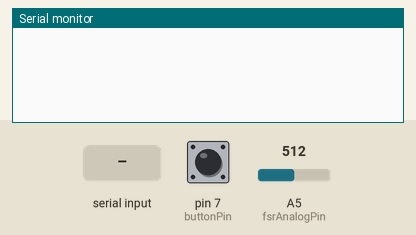
Recording of a sketch running on a simulated Arduino Uno, built with avr-gcc and run on an emulated ATmega328P. Shown: the last lines printed to the serial monitor. The inputs (shaded band) are chosen by the test bench; at power-on: pin 7 (buttonPin) HIGH, A5 (fsrAnalogPin) = 512. The modem accepts every AT command (registered, SIM ready, sends succeed) and sends nothing else.

Above: at 1.7 s.
1.8 s: pin 7 (buttonPin) pulled LOW for 0.15 s
At 2.9 s:
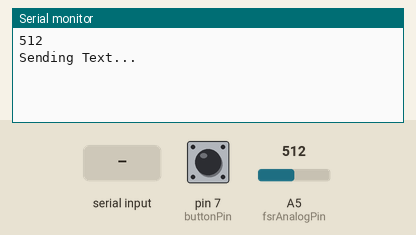
3.6 s: "1" received over the second serial link
At 4.0 s:
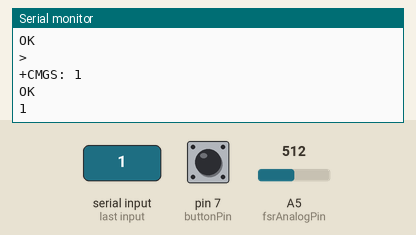
5.1 s: "0" received over the second serial link
At 6.3 s:
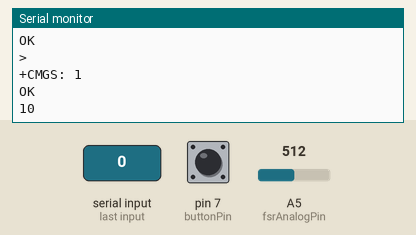

The sketch:

SimForceText.ino
```cpp
#include <SoftwareSerial.h>
#include <String.h>
String lat = "52.6272690";
String lng = "-1.1526180";
SoftwareSerial sim800l(2, 3); // RX, TX
float sensorValue;
const int buttonPin = 7;
int buttonState = 0;
int fsrAnalogPin = A5; // FSR is connected to analog 5
int fsrReading;      // the analog reading from the FSR resistor divider
float tempC;
float tempCavg;
int avgcount = 0;
void setup()
{

  pinMode(buttonPin, INPUT);
  sim800l.begin(9600);
  Serial.begin(9600);
  delay(500);
}

void loop()
{

  fsrReading = analogRead(fsrAnalogPin);

  buttonState = digitalRead(buttonPin);

  if (buttonState == 0 && fsrReading >= 250) {


   //// while(avgcount < 50){
    ////sensorValue = analogRead(A0);
    ////tempC = sensorValue * 5.0;
    ////tempC = tempC / 1024.0;
    ////tempC = (tempC - 0.05) * 100;
   //// tempCavg = tempCavg + tempC;
   //// avgcount++;
   //// }
    delay(300);
/////    Serial.println(tempCavg/ 50);
/////    tempCavg = tempCavg / 50;

Serial.println(fsrReading);

    SendTextMessage();
//// DialVoiceCall();
 }

  if (sim800l.available()){
    Serial.write(sim800l.read());
  }
}

void SendTextMessage()
{
  Serial.println("Sending Text...");
  sim800l.print("AT+CMGF=1\r"); // Set the shield to SMS mode
  delay(100);

  sim800l.print("AT+CMGS=\"+1305*******\"\r"); //Fill in Phone Number here.
  delay(200);
//  sim800l.print("http://maps.google.com/?q=");
//  sim800l.print(lat);
//  sim800l.print(",");
//  sim800l.print(lng);
 //// sim800l.print("The temperature is: ");
 //// sim800l.print(tempCavg);
 //// sim800l.print(" degrees C");

sim800l.print("The Frs reading is ");
sim800l.print(fsrReading);
sim800l.print(" units");

  sim800l.print("\r"); //the content of the message
  delay(500);
  sim800l.print((char)26);//the ASCII code of the ctrl+z is 26 (required according to the datasheet)
  delay(100);
  sim800l.println();
  Serial.println("Text Sent.");
   delay(500);
    tempCavg = 0;
    avgcount = 0;
}

void DialVoiceCall()
{
  sim800l.println("ATD+1305*******;");//dial the number, must include country code
  delay(100);
  sim800l.println();
}
```

Measured:
- after the input at 1.8 s, the serial monitor: prints a new line after 0.30 s (image 1)
- after the input at 3.6 s, the serial monitor: prints a new line at once (image 2)
- after the input at 5.1 s, the serial monitor: prints a new line at once (image 3)
